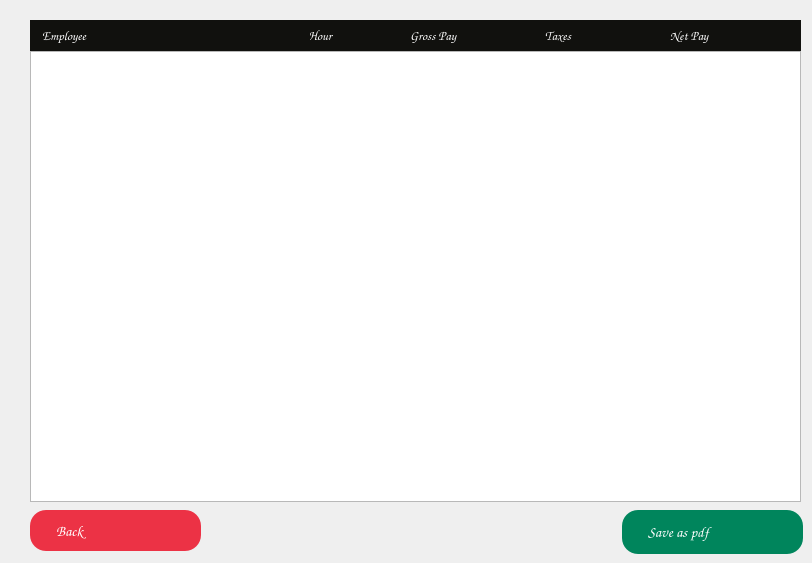
    <widget class="QWidget" name="page_info_payment">
     <property name="styleSheet">
      <string notr="true">#page_info_payment
{
	background:#2D2D2D;
}
</string>
     </property>
     <widget class="QLabel" name="label_40">
      <property name="geometry">
       <rect>
        <x>670</x>
        <y>20</y>
        <width>131</width>
        <height>31</height>
       </rect>
      </property>
      <property name="font">
       <font>
        <family>Comic Sans MS</family>
        <pointsize>10</pointsize>
        <bold>false</bold>
       </font>
      </property>
      <property name="styleSheet">
       <string notr="true">#label_40
{
	color:white;
	background:#11110E;
}</string>
      </property>
      <property name="text">
       <string>&lt;html&gt;&lt;head/&gt;&lt;body&gt;&lt;p&gt;      Net Pay&lt;/p&gt;&lt;/body&gt;&lt;/html&gt;</string>
      </property>
     </widget>
     <widget class="QLabel" name="label_42">
      <property name="geometry">
       <rect>
        <x>301</x>
        <y>20</y>
        <width>110</width>
        <height>31</height>
       </rect>
      </property>
      <property name="font">
       <font>
        <family>Comic Sans MS</family>
        <pointsize>10</pointsize>
        <bold>false</bold>
       </font>
      </property>
      <property name="styleSheet">
       <string notr="true">#label_42
{
	color:white;
	background:#11110E;
	padding-left:5px;
}</string>
      </property>
      <property name="text">
       <string>&lt;html&gt;&lt;head/&gt;&lt;body&gt;&lt;p&gt;Hour&lt;/p&gt;&lt;/body&gt;&lt;/html&gt;</string>
      </property>
     </widget>
     <widget class="QTableWidget" name="tableWidget_payment_detail">
      <property name="geometry">
       <rect>
        <x>30</x>
        <y>51</y>
        <width>771</width>
        <height>451</height>
       </rect>
      </property>
      <property name="font">
       <font>
        <family>Comic Sans MS</family>
       </font>
      </property>
      <property name="selectionMode">
       <enum>QAbstractItemView::SingleSelection</enum>
      </property>
     </widget>
     <widget class="QLabel" name="label_11">
      <property name="geometry">
       <rect>
        <x>30</x>
        <y>20</y>
        <width>280</width>
        <height>31</height>
       </rect>
      </property>
      <property name="font">
       <font>
        <family>Comic Sans MS</family>
        <pointsize>10</pointsize>
        <bold>false</bold>
       </font>
      </property>
      <property name="styleSheet">
       <string notr="true">#label_11
{
	color:white;
	background:#11110E;
padding-left:10px;
}</string>
      </property>
      <property name="text">
       <string>&lt;html&gt;&lt;head/&gt;&lt;body&gt;&lt;p&gt;Employee&lt;/p&gt;&lt;/body&gt;&lt;/html&gt;</string>
      </property>
     </widget>
     <widget class="QLabel" name="label_44">
      <property name="geometry">
       <rect>
        <x>540</x>
        <y>20</y>
        <width>131</width>
        <height>31</height>
       </rect>
      </property>
      <property name="font">
       <font>
        <family>Comic Sans MS</family>
        <pointsize>10</pointsize>
        <bold>false</bold>
       </font>
      </property>
      <property name="styleSheet">
       <string notr="true">#label_44
{
	color:white;
	background:#11110E;
	padding-left:3px;
}</string>
      </property>
      <property name="text">
       <string>&lt;html&gt;&lt;head/&gt;&lt;body&gt;&lt;p&gt;Taxes&lt;/p&gt;&lt;/body&gt;&lt;/html&gt;</string>
      </property>
     </widget>
     <widget class="QPushButton" name="biutton_save_pdf">
      <property name="geometry">
       <rect>
        <x>622</x>
        <y>510</y>
        <width>181</width>
        <height>44</height>
       </rect>
      </property>
      <property name="font">
       <font>
        <family>Comic Sans MS</family>
        <pointsize>11</pointsize>
       </font>
      </property>
      <property name="styleSheet">
       <string notr="true">#biutton_save_pdf
{
	text-align:left;
	padding-left:26px;
	border:none;	
	color:white;	
	background:#00855C;
	border:15px;
border-radius:16px;
	color:white;
}
#biutton_save_pdf:hover
{
	text-align:left;
	padding-left:26px;	
border-radius:16px;
	border:none;	
	color:white;	
	background:#333333;
}</string>
      </property>
      <property name="text">
       <string>Save as pdf</string>
      </property>
      <property name="icon">
       <iconset resource="../recources/resources.qrc">
        <normaloff>:/Images/baseline_picture_as_pdf_white_48dp.png</normaloff>:/Images/baseline_picture_as_pdf_white_48dp.png</iconset>
      </property>
      <property name="iconSize">
       <size>
        <width>32</width>
        <height>32</height>
       </size>
      </property>
      <property name="autoRepeatDelay">
       <number>200</number>
      </property>
      <property name="autoRepeatInterval">
       <number>100</number>
      </property>
      <property name="flat">
       <bool>false</bool>
      </property>
     </widget>
     <widget class="QPushButton" name="biutton_back_period">
      <property name="geometry">
       <rect>
        <x>30</x>
        <y>510</y>
        <width>171</width>
        <height>41</height>
       </rect>
      </property>
      <property name="font">
       <font>
        <family>Comic Sans MS</family>
        <pointsize>11</pointsize>
       </font>
      </property>
      <property name="styleSheet">
       <string notr="true">#biutton_back_period
{
	text-align:left;
	padding-left:26px;
	border:none;	
	color:white;	
	background:#EC3245;
border-radius:16px;
}
#biutton_back_period:hover
{
	text-align:left;
	padding-left:26px;	
	border:none;	
	color:white;	
	background:#333333;
border-radius:16px;
}</string>
      </property>
      <property name="text">
       <string>Back</string>
      </property>
      <property name="icon">
       <iconset resource="../recources/resources.qrc">
        <normaloff>:/Images/baseline_arrow_back_ios_new_white_48dp.png</normaloff>:/Images/baseline_arrow_back_ios_new_white_48dp.png</iconset>
      </property>
      <property name="iconSize">
       <size>
        <width>32</width>
        <height>32</height>
       </size>
      </property>
     </widget>
     <widget class="QLabel" name="label_41">
      <property name="geometry">
       <rect>
        <x>410</x>
        <y>20</y>
        <width>131</width>
        <height>31</height>
       </rect>
      </property>
      <property name="font">
       <font>
        <family>Comic Sans MS</family>
        <pointsize>10</pointsize>
        <bold>false</bold>
       </font>
      </property>
      <property name="styleSheet">
       <string notr="true">#label_41
{
	color:white;
	background:#11110E;
}</string>
      </property>
      <property name="text">
       <string>&lt;html&gt;&lt;head/&gt;&lt;body&gt;&lt;p&gt;Gross Pay&lt;/p&gt;&lt;/body&gt;&lt;/html&gt;</string>
      </property>
     </widget>
     <zorder>label_42</zorder>
     <zorder>tableWidget_payment_detail</zorder>
     <zorder>label_11</zorder>
     <zorder>label_44</zorder>
     <zorder>label_40</zorder>
     <zorder>biutton_save_pdf</zorder>
     <zorder>biutton_back_period</zorder>
     <zorder>label_41</zorder>
    </widget>
